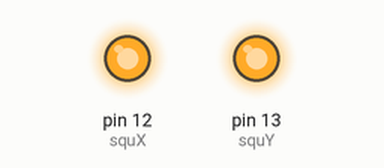
This sketch was run on a simulated Arduino Uno, built with avr-gcc and run on an emulated ATmega328P. On the bench: output pins drawn as LEDs (lit = HIGH).

Above: at 0.1 s.
Timing chart, 0 to 1.6 s (numbered marks = the images above):
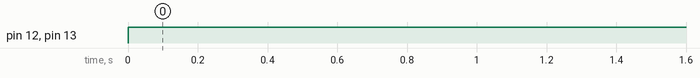

The sketch:

inputs.ino
```cpp
int squX=12;
int squY=13;


void setup()
{
  pinMode(squX, OUTPUT);
  pinMode(squY, OUTPUT);
}

void loop()
{
  digitalWrite(squX, HIGH);  // analogRead values go from 0 to 1023, analogWrite values from 0 to 255
  digitalWrite(squY, HIGH);

}


//void setup() {
//  pinMode(squX, OUTPUT);
//  pinMode(squY, OUTPUT);
//
//}
//
//void loop() {
//  digitalWrite(squX, LOW);
//  digitalWrite(squY, LOW);
//  delay(1000);
//  digitalWrite(squX, HIGH);
//  digitalWrite(squY, LOW);
//  delay(1000);
//  digitalWrite(squX, LOW);
//  digitalWrite(squY, HIGH);
//  delay(1000);
//  digitalWrite(squX, HIGH);
//  digitalWrite(squY, HIGH);
//  delay(1000);
//}
```

Measured:
- by itself, pin 12 (squX), pin 13 (squY): LOW → HIGH at 0.00 s
